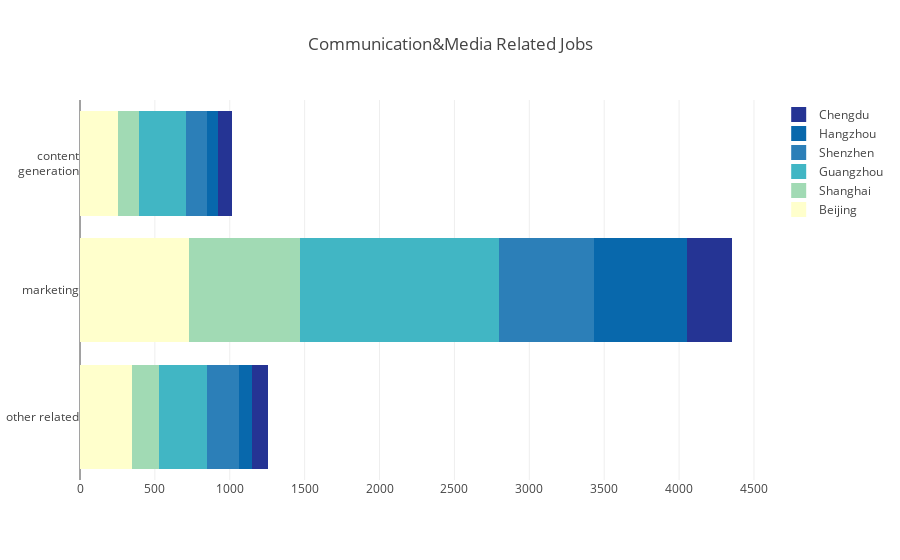

Here is the notebook cell this chart was saved with:
### Code cell
trace1 = go.Bar(
    y=['other related', 'marketing', 'content<br>generation'],
    x=[Beijing_other_position, Beijing_marketing_position, Beijing_content_position],
    name='Beijing',
    orientation = 'h',
    marker = dict(
        color = 'rgb(255, 255, 204)',
        line = dict(
            color = 'rgb(255, 255, 204)',
            width = 3)
    )
)
trace2 = go.Bar(
    y=['other related', 'marketing', 'content<br>generation'],
    x=[shanghai_other_position, shanghai_marketing_position, shanghai_content_position],
    name='Shanghai',
    orientation = 'h',
    marker = dict(
        color = 'rgb(161, 218, 180)',
        line = dict(
            color = 'rgb(161, 218, 180)',
            width = 3)
    )
)
trace3 = go.Bar(
    y=['other related', 'marketing', 'content<br>generation'],
    x=[guangzhou_other_position, guangzhou_marketing_position, guangzhou_content_position],
    name='Guangzhou',
    orientation = 'h',
    marker = dict(
        color = 'rgb(65, 182, 196)',
        line = dict(
            color = 'rgb(65, 182, 196)',
            width = 3)
    )
)
trace4 = go.Bar(
    y=['other related', 'marketing', 'content<br>generation'],
    x=[other_position, marketing_position, content_position],
    name='Shenzhen',
    orientation = 'h',
    marker = dict(
        color = 'rgb(44, 127, 184)',
        line = dict(
            color = 'rgb(44, 127, 184)',
            width = 3)
    )
)
trace5 = go.Bar(
    y=['other related', 'marketing', 'content<br>generation'],
    x=[Hangzhou_other_position, Hangzhou_marketing_position, Hangzhou_content_position],
    name='Hangzhou',
    orientation = 'h',
    marker = dict(
        color = 'rgb(8, 104, 172)',
        line = dict(
            color = 'rgb(8, 104, 172)',
            width = 3)
    )
)
trace6 = go.Bar(
    y=['other related', 'marketing', 'content<br>generation'],
    x=[Chengdu_other_position, Chengdu_marketing_position, chengdu_content_position],
    name='Chengdu',
    orientation = 'h',
    marker = dict(
        color = 'rgb(37, 52, 148)',
        line = dict(
            color = 'rgb(37, 52, 148)',
            width = 3)
    )
)



data = [trace1, trace2,trace3,trace4,trace5,trace6]
layout = {
  "barmode": "stack", 
  "title": "Communication&Media Related Jobs", 
  "xaxis": {
    "autorange": True, 
    "range": [0, 4573.68421053], 
    "title": "Click to enter X axis title", 
    "type": "linear"
  }, 
  "yaxis": {
    "autorange": True, 
    "range": [-0.5, 2.5], 
    "type": "category"
  }
}

fig = go.Figure(data=data, layout=layout)
iplot(fig, filename='marker-h-bar')

### Figure 1 — Plotly figure (JSON) as saved in the notebook; plotly's stock layout.template omitted (floating-point values rounded to 4 significant figures)
{"data": [{"marker": {"color": "rgb(255, 255, 204)", "line": {"color": "rgb(255, 255, 204)", "width": 3}}, "name": "Beijing", "orientation": "h", "type": "bar", "x": [354, 737, 266], "y": ["other related", "marketing", "content<br>generation"]}, {"marker": {"color": "rgb(161, 218, 180)", "line": {"color": "rgb(161, 218, 180)", "width": 3}}, "name": "Shanghai", "orientation": "h", "type": "bar", "x": [181, 745, 137], "y": ["other related", "marketing", "content<br>generation"]}, {"marker": {"color": "rgb(65, 182, 196)", "line": {"color": "rgb(65, 182, 196)", "width": 3}}, "name": "Guangzhou", "orientation": "h", "type": "bar", "x": [326, 1325, 318], "y": ["other related", "marketing", "content<br>generation"]}, {"marker": {"color": "rgb(44, 127, 184)", "line": {"color": "rgb(44, 127, 184)", "width": 3}}, "name": "Shenzhen", "orientation": "h", "type": "bar", "x": [209, 633, 139], "y": ["other related", "marketing", "content<br>generation"]}, {"marker": {"color": "rgb(8, 104, 172)", "line": {"color": "rgb(8, 104, 172)", "width": 3}}, "name": "Hangzhou", "orientation": "h", "type": "bar", "x": [89, 626, 69], "y": ["other related", "marketing", "content<br>generation"]}, {"marker": {"color": "rgb(37, 52, 148)", "line": {"color": "rgb(37, 52, 148)", "width": 3}}, "name": "Chengdu", "orientation": "h", "type": "bar", "x": [86, 279, 73], "y": ["other related", "marketing", "content<br>generation"]}], "layout": {"barmode": "stack", "title": "Communication&Media Related Jobs", "xaxis": {"autorange": true, "range": [0, 4574.0], "title": "Click to enter X axis title", "type": "linear"}, "yaxis": {"autorange": true, "range": [-0.5, 2.5], "type": "category"}}}
